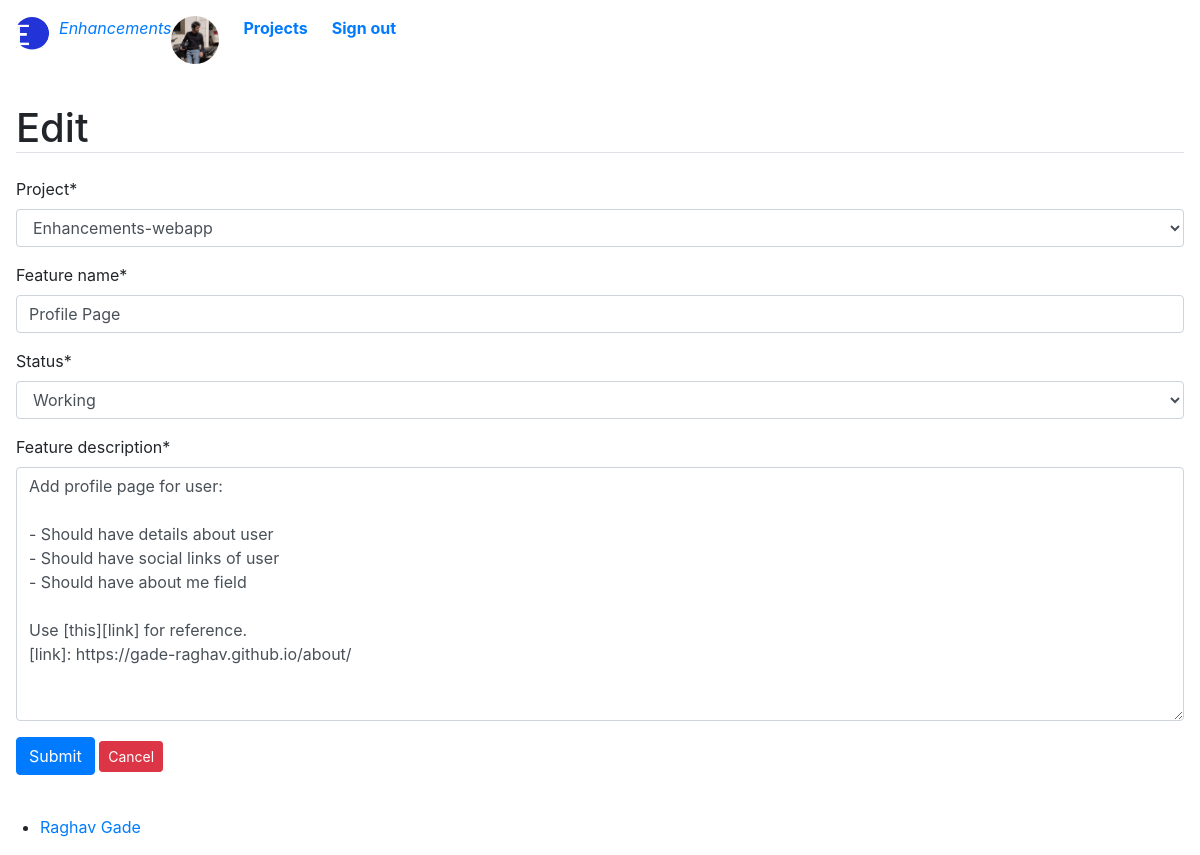
The app's page /featureedit/10 (signed in), older data.
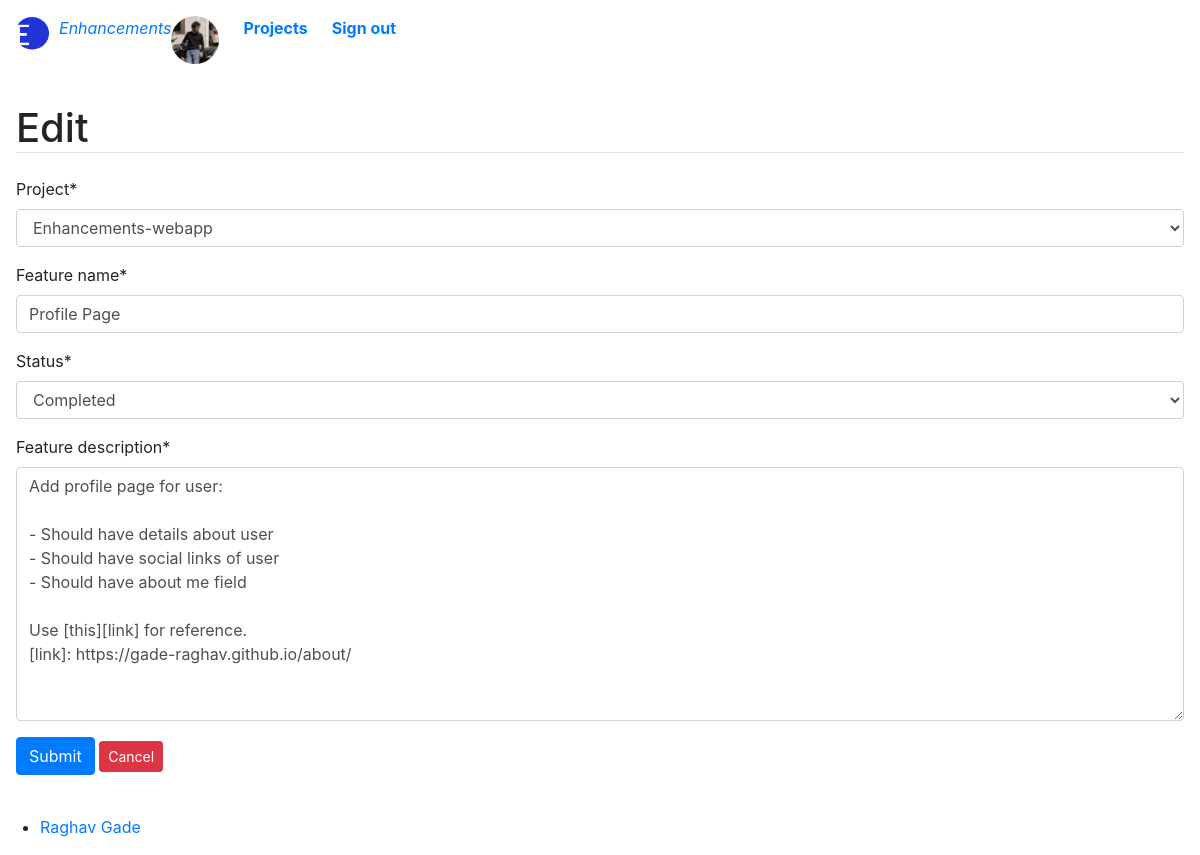
The same page, newer data.
### base/models.py (models this page shows, shortened)
class Feature(models.Model):
    STATUS = (
        ('Working','Working'),
        ('Discarded','Discarded'),
        ('Completed','Completed'),
    )
    feature_id = models.ForeignKey(Project,null=False,on_delete=models.CASCADE)
    tracking_id = HashidAutoField(min_length=8,primary_key=True,alphabet="0123456789abcdefghijklmnopqrstuvwxyz",salt="Sakura says but she doesn't mean it bolte")
    feature_name = models.CharField(max_length=50,null=False,default='New Feature')
    feature_description = MDTextField()
    date_created = models.DateTimeField(auto_now_add=True)
    updated_at = models.DateTimeField(auto_now=True)
    status = models.CharField(max_length=20,null=False,choices=STATUS,default="Queued")

### base/views.py (the view)
# urls.py: path('featureedit/<str:tracking_id>', views.featureedit, name="featureedit"),
@login_required(login_url='signin')
def featureedit(request,tracking_id):
    feature = Feature.objects.get(tracking_id=tracking_id)
    form = FeatureForm(instance=feature)
    if request.method == 'POST':
        form = FeatureForm(request.POST, request.FILES, instance=feature)
        if form.is_valid():
            form.save()
            messages.info(request, 'Updated.')
            return redirect('features')
    context = {
        'form' : form,
        'feature': feature
        }
    return render(request,'base/featureedit.html', context)

### base/forms.py
class FeatureForm(ModelForm):
    class Meta:
        model = Feature
        fields = ['feature_id','feature_name','status', 'feature_description']
        labels = {
            'feature_id': _('Project'),
        }
        widgets ={
            'feature_name' : TextInput(
                attrs={'placeholder':'Feature name'}),
            'project_description' : Textarea(
                attrs={'placeholder': 'Add feature description'}
            )
            }

### base/models.py (called while the page is built)
    def __str__(self):
        return str(self.project_title)

### base/templates/base/featureedit.html (shortened to what this page needs)
{% extends 'base/main.html'%}
{% load static %}
{% block content%}
{% load crispy_forms_tags%}
<main class="container-lg px-3 pb-4">
    <h1 class="border-bottom h1 my-3 my-lg-4">Edit</h1>
        <form action="" autocomplete="off" method="POST">
            {{ form|crispy }}
            <button type="submit" class="btn btn-primary">Submit</button>
            <a class="btn btn-sm btn-danger "  href="{% url 'specificfeature' feature.tracking_id %}">Cancel</a>
        </form>
</main>
{% endblock%}

Row changes from the older to the newer data that the page shows:
changed Feature "Enhancements-webapp": status "Working" → "Completed"
